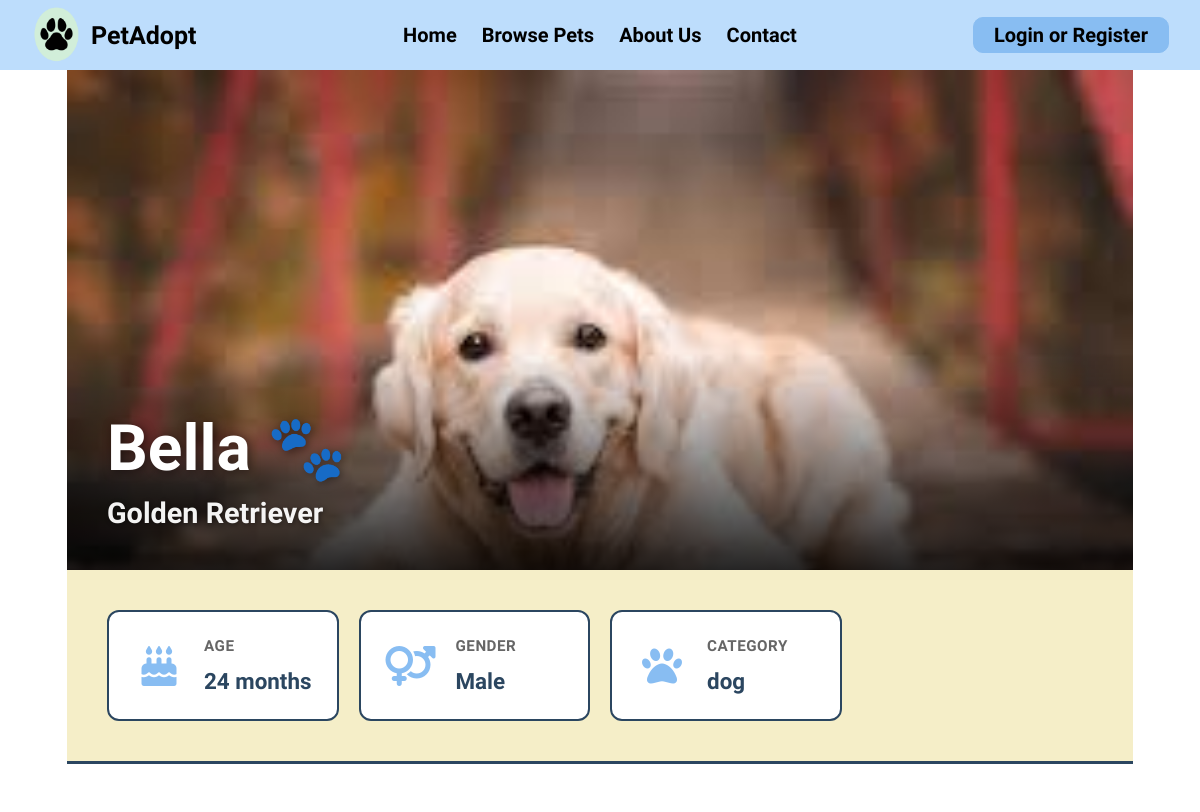
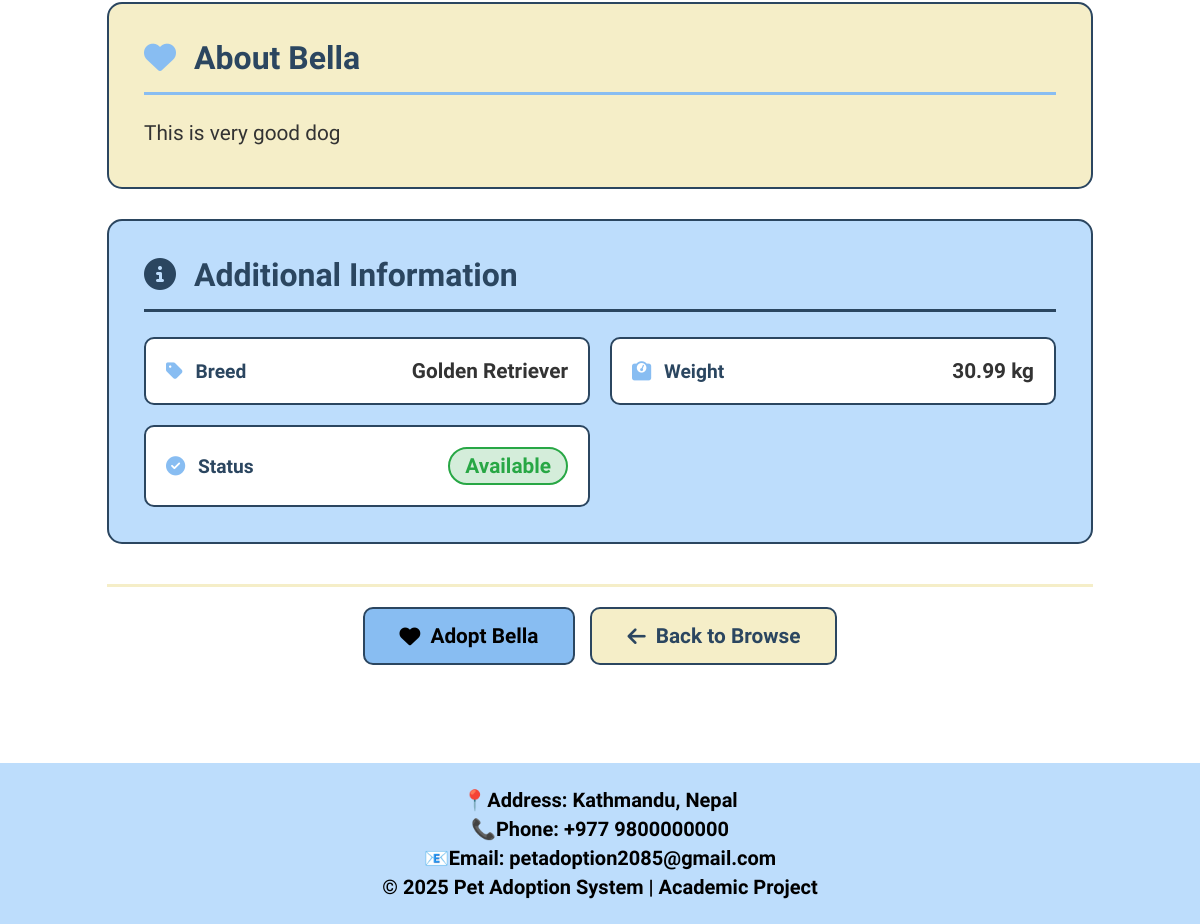
Page /pet-details.php?id=1 on the earlier database version (2 pictures, top to bottom).
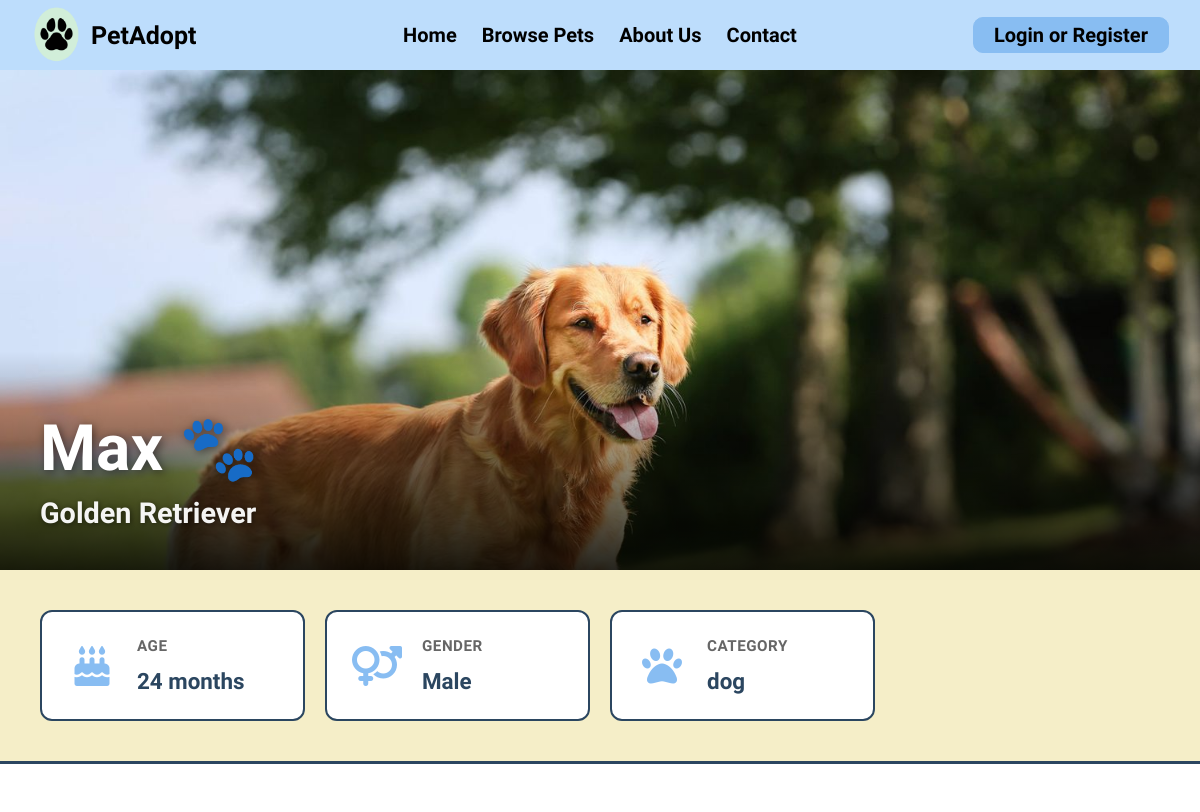
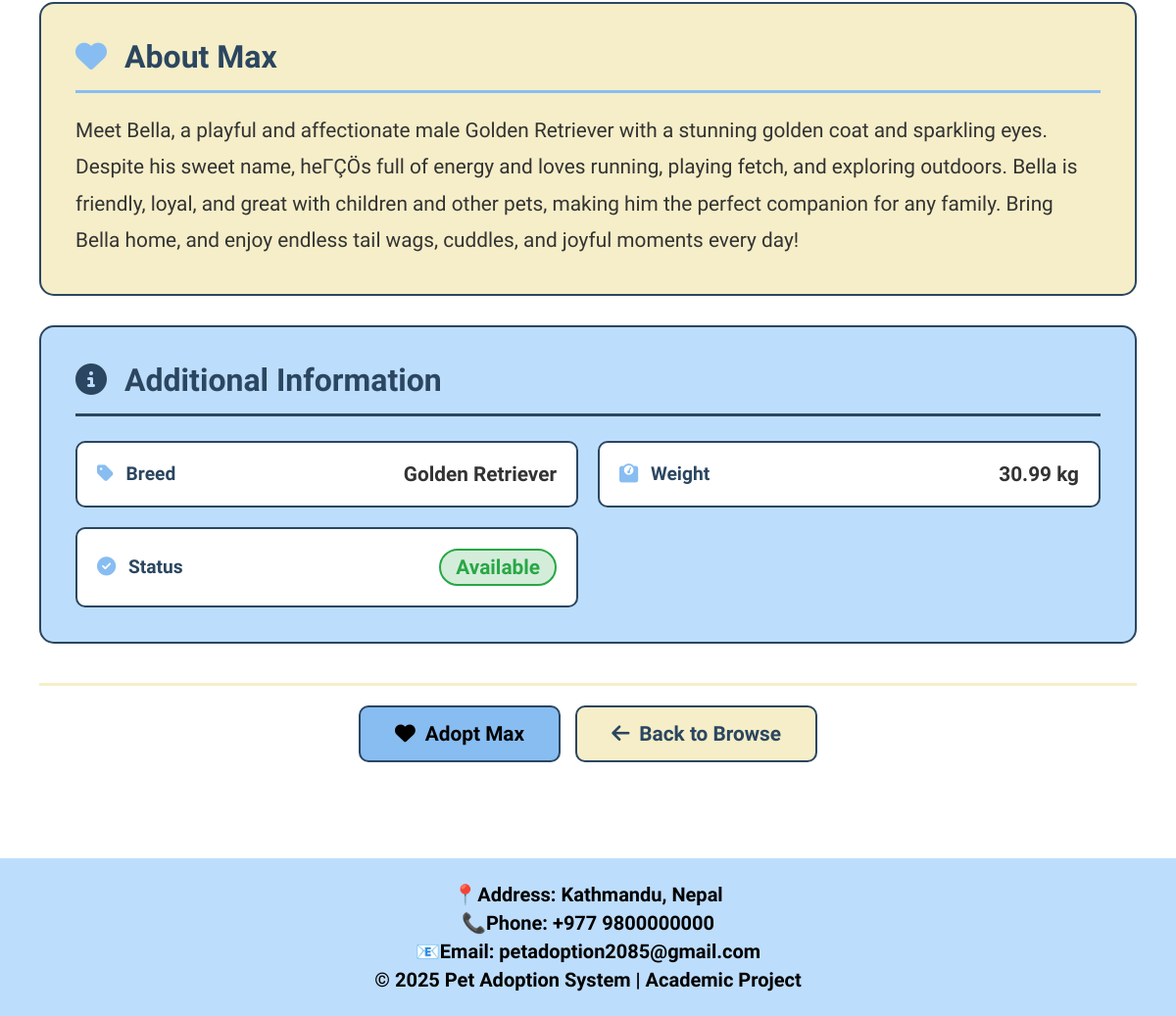
Same page on the later database version (2 pictures, top to bottom).
### tables this page shows
CREATE TABLE `pets` (
  `id` int(11) NOT NULL AUTO_INCREMENT,
  `name` varchar(255) NOT NULL,
  `age` int(11) NOT NULL,
  `gender` enum('Male','Female') NOT NULL,
  `breed` varchar(255) NOT NULL,
  `price` varchar(255) NOT NULL,
  `status` enum('available','adopted') NOT NULL DEFAULT 'available',
  `image` varchar(255) NOT NULL,
  `category` enum('dog','cat','rabbit','snake','bird') DEFAULT NULL,
  `description` text NOT NULL,
  `weight` varchar(10) DEFAULT NULL,
  `admin_id` int(11) DEFAULT NULL,
  PRIMARY KEY (`id`),
  KEY `fk_admin_pet` (`admin_id`),
  CONSTRAINT `fk_admin_pet` FOREIGN KEY (`admin_id`) REFERENCES `users` (`id`) ON DELETE CASCADE ON UPDATE CASCADE
);

### pet-details.php (the view, shortened to what this page needs)
<?php
include("navbar.php");
$pet_id = intval($_GET['id']);
$stmt = $con->prepare("SELECT * FROM pets WHERE id = ?");
$stmt->bind_param("i", $pet_id);
$stmt->execute();
$result = $stmt->get_result();
$pet = $result->fetch_assoc();
?>
<!DOCTYPE html>
<html>
<head>
    <link rel="stylesheet" href="assets/css/style.css">
    <link rel="stylesheet" href="https://cdnjs.cloudflare.com/ajax/libs/font-awesome/6.5.0/css/all.min.css">
</head>
<body>
    <div class="pet-details-wrapper">
        <div class="pet-hero-section">
            <img src="assets/images/<?php echo $pet['image'] ?? 'default_pet.jpg'; ?>" alt="<?php echo htmlspecialchars($pet['name']); ?>">
            <div class="pet-hero-overlay">
                <h1><?php echo htmlspecialchars($pet['name']); ?> 🐾</h1>
                <p class="pet-breed"><?php echo htmlspecialchars($pet['breed']); ?></p>
            </div>
        </div>
        <div class="pet-quick-info">
            <div class="quick-info-card">
                <i class="fas fa-birthday-cake"></i>
                <div class="quick-info-content">
                    <span class="info-label">Age</span>
                    <span class="info-value"><?php echo htmlspecialchars($pet['age']); ?> months</span>
                </div>
            </div>
            <div class="quick-info-card">
                <i class="fas fa-venus-mars"></i>
                <div class="quick-info-content">
                    <span class="info-label">Gender</span>
                    <span class="info-value"><?php echo htmlspecialchars($pet['gender']); ?></span>
                </div>
            </div>
            <div class="quick-info-card">
                <i class="fas fa-paw"></i>
                <div class="quick-info-content">
                    <span class="info-label">Category</span>
                    <span class="info-value"><?php echo htmlspecialchars($pet['category']); ?></span>
                </div>
            </div>
        </div>
        <div class="pet-details-content">
            <div class="details-main">
                <div class="about-section">
                    <h2><i class="fas fa-heart"></i> About <?php echo htmlspecialchars($pet['name']); ?></h2>
                    <p><?php echo nl2br(htmlspecialchars($pet['description'])); ?></p>
                </div>
                <div class="additional-info-section">
                    <h2><i class="fas fa-info-circle"></i> Additional Information</h2>
                    <div class="info-grid-details">
                        <div class="info-detail-item">
                            <span class="detail-label"><i class="fas fa-tag"></i> Breed</span>
                            <span class="detail-value"><?php echo htmlspecialchars($pet['breed']); ?></span>
                        </div>
                        <div class="info-detail-item">
                            <span class="detail-label"><i class="fas fa-weight"></i> Weight</span>
                            <span class="detail-value"><?php echo htmlspecialchars($pet['weight'] ?? 'N/A'); ?> kg</span>
                        </div>
                        <div class="info-detail-item">
                            <span class="detail-label"><i class="fas fa-check-circle"></i> Status</span>
                            <span class="detail-value status-<?php echo strtolower($pet['status']); ?>">
                                <?php echo ucfirst(htmlspecialchars($pet['status'])); ?>
                            </span>
                        </div>
                    </div>
                </div>
            </div>
            <div class="pet-actions">
                <?php
                if ($pet['status'] == 'available') {
                    if (isset($_SESSION['id'])) {
                ?>
                    <a href="adoptionRequest.php?pet_id=<?php echo $pet['id']; ?>" class="btn-adopt-pet">
                        <i class="fas fa-heart"></i> Adopt <?php echo htmlspecialchars($pet['name']); ?>
                    </a>
                <?php
                    } else {
                ?>
                    <a href="login.php?pet_id=<?php echo $pet['id']; ?>" class="btn-adopt-pet">
                        <i class="fas fa-heart"></i> Adopt <?php echo htmlspecialchars($pet['name']); ?>
                    </a>
                <?php
                    }
                } else {
                ?>
                    <button class="btn-adopt-pet btn-disabled" disabled>
                        <i class="fas fa-ban"></i> Not Available
                    </button>
                <?php
                }
                ?>
                <a href="browsePets.php" class="btn-back-browse">
                    <i class="fas fa-arrow-left"></i> Back to Browse
                </a>
            </div>
        </div>
    </div>
</body>
<?php include("footer.php"); ?>
</html>

Differences in the rows shown:
changed pets "Golden Retriever": image: a different picture; name "Bella" → "Max"; description "This is very good dog" → "Meet Bella, a playful and affectionate male Golden Retriever with a stunning golden coat and sparkling eyes. Despite his sweet name, heΓÇÖs full of energy and loves running, playing fetch, and exploring outdoors. Bella is friendly, loyal, and great with children and other pets, making him the perfect companion for any family. Bring Bella home, and enjoy endless tail wags, cuddles, and joyful moments every day!"
